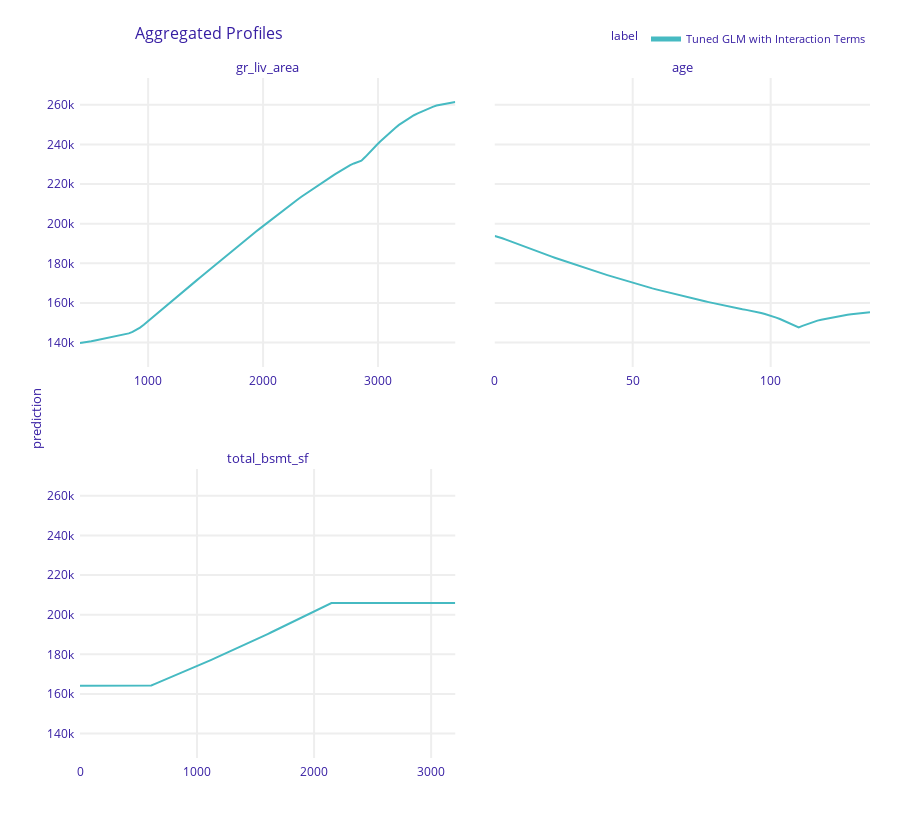

Write notebook code for a chart like this one.
### Markdown cell above
We added interaction terms in the GLM, so we will only look at the numerical features for the GLM.

### Code cell
pd_glm_tuned_pipeline_exp_numerical = glm_tuned_pipeline_exp.model_profile(variables = numerical_important_features, variable_type = 'numerical')
pd_glm_tuned_pipeline_exp_numerical.plot()

### Figure 1 — Plotly figure (JSON) as saved in the notebook; plotly's stock layout.template omitted (floating-point values rounded to 4 significant figures; data arrays with more than 128 entries replaced by an {"elided": "..."} marker saying what was removed)
{"data": [{"customdata": {"elided": "101x3 mixed values"}, "hovertemplate": "<b>%{hovertext}</b><br><br>prediction=%{y:.3f}<br>mean_prediction=%{customdata[0]:.3f}<extra></extra>", "hovertext": ["Tuned GLM with Interaction Terms", "Tuned GLM with Interaction Terms", "Tuned GLM with Interaction Terms", "Tuned GLM with Interaction Terms", "Tuned GLM with Interaction Terms", "Tuned GLM with Interaction Terms", "Tuned GLM with Interaction Terms", "Tuned GLM with Interaction Terms", "Tuned GLM with Interaction Terms", "Tuned GLM with Interaction Terms", "Tuned GLM with Interaction Terms", "Tuned GLM with Interaction Terms", "Tuned GLM with Interaction Terms", "Tuned GLM with Interaction Terms", "Tuned GLM with Interaction Terms", "Tuned GLM with Interaction Terms", "Tuned GLM with Interaction Terms", "Tuned GLM with Interaction Terms", "Tuned GLM with Interaction Terms", "Tuned GLM with Interaction Terms", "Tuned GLM with Interaction Terms", "Tuned GLM with Interaction Terms", "Tuned GLM with Interaction Terms", "Tuned GLM with Interaction Terms", "Tuned GLM with Interaction Terms", "Tuned GLM with Interaction Terms", "Tuned GLM with Interaction Terms", "Tuned GLM with Interaction Terms", "Tuned GLM with Interaction Terms", "Tuned GLM with Interaction Terms", "Tuned GLM with Interaction Terms", "Tuned GLM with Interaction Terms", "Tuned GLM with Interaction Terms", "Tuned GLM with Interaction Terms", "Tuned GLM with Interaction Terms", "Tuned GLM with Interaction Terms", "Tuned GLM with Interaction Terms", "Tuned GLM with Interaction Terms", "Tuned GLM with Interaction Terms", "Tuned GLM with Interaction Terms", "Tuned GLM with Interaction Terms", "Tuned GLM with Interaction Terms", "Tuned GLM with Interaction Terms", "Tuned GLM with Interaction Terms", "Tuned GLM with Interaction Terms", "Tuned GLM with Interaction Terms", "Tuned GLM with Interaction Terms", "Tuned GLM with Interaction Terms", "Tuned GLM with Interaction Terms", "Tuned GLM with Interaction Terms", "Tuned GLM with Interaction Terms", "Tuned GLM with Interaction Terms", "Tuned GLM with Interaction Terms", "Tuned GLM with Interaction Terms", "Tuned GLM with Interaction Terms", "Tuned GLM with Interaction Terms", "Tuned GLM with Interaction Terms", "Tuned GLM with Interaction Terms", "Tuned GLM with Interaction Terms", "Tuned GLM with Interaction Terms", "Tuned GLM with Interaction Terms", "Tuned GLM with Interaction Terms", "Tuned GLM with Interaction Terms", "Tuned GLM with Interaction Terms", "Tuned GLM with Interaction Terms", "Tuned GLM with Interaction Terms", "Tuned GLM with Interaction Terms", "Tuned GLM with Interaction Terms", "Tuned GLM with Interaction Terms", "Tuned GLM with Interaction Terms", "Tuned GLM with Interaction Terms", "Tuned GLM with Interaction Terms", "Tuned GLM with Interaction Terms", "Tuned GLM with Interaction Terms", "Tuned GLM with Interaction Terms", "Tuned GLM with Interaction Terms", "Tuned GLM with Interaction Terms", "Tuned GLM with Interaction Terms", "Tuned GLM with Interaction Terms", "Tuned GLM with Interaction Terms", "Tuned GLM with Interaction Terms", "Tuned GLM with Interaction Terms", "Tuned GLM with Interaction Terms", "Tuned GLM with Interaction Terms", "Tuned GLM with Interaction Terms", "Tuned GLM with Interaction Terms", "Tuned GLM with Interaction Terms", "Tuned GLM with Interaction Terms", "Tuned GLM with Interaction Terms", "Tuned GLM with Interaction Terms", "Tuned GLM with Interaction Terms", "Tuned GLM with Interaction Terms", "Tuned GLM with Interaction Terms", "Tuned GLM with Interaction Terms", "Tuned GLM with Interaction Terms", "Tuned GLM with Interaction Terms", "Tuned GLM with Interaction Terms", "Tuned GLM with Interaction Terms", "Tuned GLM with Interaction Terms", "Tuned GLM with Interaction Terms", "Tuned GLM with Interaction Terms"], "legendgroup": "Tuned GLM with Interaction Terms", "line": {"color": "#46bac2", "dash": "solid", "width": 2}, "marker": {"symbol": "circle"}, "mode": "lines", "name": "Tuned GLM with Interaction Terms", "opacity": 1, "orientation": "v", "showlegend": true, "type": "scatter", "x": [407, 439.6, 472.3, 504.9, 537.6, 570.2, 602.9, 635.5, 668.2, 700.8, 733.5, 766.1, 798.8, 831.5, 864.1, 896.8, 929.4, 962.0, 994.7, 1027.0, 1060, 1093.0, 1125.0, 1158.0, 1191.0, 1223.0, 1256.0, 1289.0, 1321.0, 1354.0, 1386.0, 1419.0, 1452.0, 1484.0, 1517.0, 1550.0, 1582.0, 1615.0, 1648.0, 1680.0, 1713, 1746.0, 1778.0, 1811.0, 1844.0, 1876.0, 1909.0, 1942.0, 1974.0, 2007.0, 2040.0, 2072.0, 2105.0, 2137.0, 2170.0, 2203.0, 2235.0, 2268.0, 2301.0, 2333.0, 2366, 2399.0, 2431.0, 2464.0, 2497.0, 2529.0, 2562.0, 2595.0, 2627.0, 2660.0, 2692.0, 2725.0, 2758.0, 2790.0, 2823.0, 2856.0, 2888.0, 2921.0, 2954.0, 2986.0, 3019, 3052.0, 3084.0, 3117.0, 3150.0, 3182.0, 3215.0, 3248.0, 3280.0, 3313.0, 3346.0, 3378.0, 3411.0, 3443.0, 3476.0, 3509.0, 3541.0, 3574.0, 3607.0, 3639.0, 3672], "xaxis": "x3", "y": [139800.0, 140000.0, 140300.0, 140600.0, 141000.0, 141400.0, 141800.0, 142200.0, 142500.0, 142900.0, 143300.0, 143600.0, 144100.0, 144700.0, 145400.0, 146400.0, 147600.0, 149000.0, 150600.0, 152200.0, 153800.0, 155400.0, 157000.0, 158500.0, 160100.0, 161700.0, 163300.0, 164900.0, 166500.0, 168100.0, 169700.0, 171300.0, 172900.0, 174400.0, 176000.0, 177600.0, 179200.0, 180700.0, 182300.0, 183900.0, 185400.0, 187000.0, 188500.0, 190000.0, 191600.0, 193100.0, 194600.0, 196100.0, 197600.0, 199100.0, 200600.0, 202100.0, 203600.0, 205000.0, 206500.0, 207900.0, 209300.0, 210700.0, 212200.0, 213600.0, 214900.0, 216200.0, 217500.0, 218800.0, 220000.0, 221300.0, 222500.0, 223800.0, 225000.0, 226100.0, 227300.0, 228500.0, 229600.0, 230400.0, 231100.0, 231800.0, 233600.0, 235700.0, 237800.0, 239600.0, 241400.0, 243300.0, 245000.0, 246700.0, 248300.0, 249800.0, 251100.0, 252300.0, 253500.0, 254700.0, 255600.0, 256500.0, 257400.0, 258100.0, 258900.0, 259600.0, 259900.0, 260300.0, 260600.0, 261000.0, 261300.0], "yaxis": "y3"}, {"customdata": {"elided": "101x3 mixed values"}, "hovertemplate": "<b>%{hovertext}</b><br><br>prediction=%{y:.3f}<br>mean_prediction=%{customdata[0]:.3f}<extra></extra>", "hovertext": ["Tuned GLM with Interaction Terms", "Tuned GLM with Interaction Terms", "Tuned GLM with Interaction Terms", "Tuned GLM with Interaction Terms", "Tuned GLM with Interaction Terms", "Tuned GLM with Interaction Terms", "Tuned GLM with Interaction Terms", "Tuned GLM with Interaction Terms", "Tuned GLM with Interaction Terms", "Tuned GLM with Interaction Terms", "Tuned GLM with Interaction Terms", "Tuned GLM with Interaction Terms", "Tuned GLM with Interaction Terms", "Tuned GLM with Interaction Terms", "Tuned GLM with Interaction Terms", "Tuned GLM with Interaction Terms", "Tuned GLM with Interaction Terms", "Tuned GLM with Interaction Terms", "Tuned GLM with Interaction Terms", "Tuned GLM with Interaction Terms", "Tuned GLM with Interaction Terms", "Tuned GLM with Interaction Terms", "Tuned GLM with Interaction Terms", "Tuned GLM with Interaction Terms", "Tuned GLM with Interaction Terms", "Tuned GLM with Interaction Terms", "Tuned GLM with Interaction Terms", "Tuned GLM with Interaction Terms", "Tuned GLM with Interaction Terms", "Tuned GLM with Interaction Terms", "Tuned GLM with Interaction Terms", "Tuned GLM with Interaction Terms", "Tuned GLM with Interaction Terms", "Tuned GLM with Interaction Terms", "Tuned GLM with Interaction Terms", "Tuned GLM with Interaction Terms", "Tuned GLM with Interaction Terms", "Tuned GLM with Interaction Terms", "Tuned GLM with Interaction Terms", "Tuned GLM with Interaction Terms", "Tuned GLM with Interaction Terms", "Tuned GLM with Interaction Terms", "Tuned GLM with Interaction Terms", "Tuned GLM with Interaction Terms", "Tuned GLM with Interaction Terms", "Tuned GLM with Interaction Terms", "Tuned GLM with Interaction Terms", "Tuned GLM with Interaction Terms", "Tuned GLM with Interaction Terms", "Tuned GLM with Interaction Terms", "Tuned GLM with Interaction Terms", "Tuned GLM with Interaction Terms", "Tuned GLM with Interaction Terms", "Tuned GLM with Interaction Terms", "Tuned GLM with Interaction Terms", "Tuned GLM with Interaction Terms", "Tuned GLM with Interaction Terms", "Tuned GLM with Interaction Terms", "Tuned GLM with Interaction Terms", "Tuned GLM with Interaction Terms", "Tuned GLM with Interaction Terms", "Tuned GLM with Interaction Terms", "Tuned GLM with Interaction Terms", "Tuned GLM with Interaction Terms", "Tuned GLM with Interaction Terms", "Tuned GLM with Interaction Terms", "Tuned GLM with Interaction Terms", "Tuned GLM with Interaction Terms", "Tuned GLM with Interaction Terms", "Tuned GLM with Interaction Terms", "Tuned GLM with Interaction Terms", "Tuned GLM with Interaction Terms", "Tuned GLM with Interaction Terms", "Tuned GLM with Interaction Terms", "Tuned GLM with Interaction Terms", "Tuned GLM with Interaction Terms", "Tuned GLM with Interaction Terms", "Tuned GLM with Interaction Terms", "Tuned GLM with Interaction Terms", "Tuned GLM with Interaction Terms", "Tuned GLM with Interaction Terms", "Tuned GLM with Interaction Terms", "Tuned GLM with Interaction Terms", "Tuned GLM with Interaction Terms", "Tuned GLM with Interaction Terms", "Tuned GLM with Interaction Terms", "Tuned GLM with Interaction Terms", "Tuned GLM with Interaction Terms", "Tuned GLM with Interaction Terms", "Tuned GLM with Interaction Terms", "Tuned GLM with Interaction Terms", "Tuned GLM with Interaction Terms", "Tuned GLM with Interaction Terms", "Tuned GLM with Interaction Terms", "Tuned GLM with Interaction Terms", "Tuned GLM with Interaction Terms", "Tuned GLM with Interaction Terms", "Tuned GLM with Interaction Terms", "Tuned GLM with Interaction Terms", "Tuned GLM with Interaction Terms", "Tuned GLM with Interaction Terms"], "legendgroup": "Tuned GLM with Interaction Terms", "line": {"color": "#46bac2", "dash": "solid", "width": 2}, "marker": {"symbol": "circle"}, "mode": "lines", "name": "Tuned GLM with Interaction Terms", "opacity": 1, "orientation": "v", "showlegend": false, "type": "scatter", "x": [0, 1.36, 2.72, 4.08, 5.44, 6.8, 8.16, 9.52, 10.88, 12.24, 13.6, 14.96, 16.32, 17.68, 19.04, 20.4, 21.76, 23.12, 24.48, 25.84, 27.2, 28.56, 29.92, 31.28, 32.64, 34, 35.36, 36.72, 38.08, 39.44, 40.8, 42.16, 43.52, 44.88, 46.24, 47.6, 48.96, 50.32, 51.68, 53.04, 54.4, 55.76, 57.12, 58.48, 59.84, 61.2, 62.56, 63.92, 65.28, 66.64, 68, 69.36, 70.72, 72.08, 73.44, 74.8, 76.16, 77.52, 78.88, 80.24, 81.6, 82.96, 84.32, 85.68, 87.04, 88.4, 89.76, 91.12, 92.48, 93.84, 95.2, 96.56, 97.92, 99.28, 100.6, 102.0, 103.4, 104.7, 106.1, 107.4, 108.8, 110.2, 111.5, 112.9, 114.2, 115.6, 117.0, 118.3, 119.7, 121.0, 122.4, 123.8, 125.1, 126.5, 127.8, 129.2, 130.6, 131.9, 133.3, 134.6, 136], "xaxis": "x4", "y": [193800.0, 193400.0, 192700.0, 191900.0, 191200.0, 190500.0, 189700.0, 189000.0, 188300.0, 187600.0, 186900.0, 186200.0, 185500.0, 184800.0, 184100.0, 183500.0, 182800.0, 182100.0, 181500.0, 180800.0, 180200.0, 179600.0, 178900.0, 178300.0, 177700.0, 177100.0, 176500.0, 175800.0, 175200.0, 174600.0, 174100.0, 173500.0, 172900.0, 172300.0, 171700.0, 171200.0, 170600.0, 170100.0, 169500.0, 169000.0, 168400.0, 167900.0, 167400.0, 166900.0, 166400.0, 165900.0, 165400.0, 164900.0, 164500.0, 164000.0, 163600.0, 163100.0, 162600.0, 162200.0, 161800.0, 161300.0, 160900.0, 160400.0, 160000.0, 159600.0, 159100.0, 158700.0, 158300.0, 157800.0, 157500.0, 157200.0, 156800.0, 156500.0, 156200.0, 155900.0, 155400.0, 154900.0, 154400.0, 153900.0, 153300.0, 152600.0, 151900.0, 151100.0, 150300.0, 149500.0, 148600.0, 147700.0, 148500.0, 149200.0, 149900.0, 150500.0, 151100.0, 151500.0, 152000.0, 152300.0, 152700.0, 153100.0, 153400.0, 153700.0, 154100.0, 154300.0, 154500.0, 154700.0, 154900.0, 155100.0, 155300.0], "yaxis": "y4"}, {"customdata": {"elided": "101x3 mixed values"}, "hovertemplate": "<b>%{hovertext}</b><br><br>prediction=%{y:.3f}<br>mean_prediction=%{customdata[0]:.3f}<extra></extra>", "hovertext": ["Tuned GLM with Interaction Terms", "Tuned GLM with Interaction Terms", "Tuned GLM with Interaction Terms", "Tuned GLM with Interaction Terms", "Tuned GLM with Interaction Terms", "Tuned GLM with Interaction Terms", "Tuned GLM with Interaction Terms", "Tuned GLM with Interaction Terms", "Tuned GLM with Interaction Terms", "Tuned GLM with Interaction Terms", "Tuned GLM with Interaction Terms", "Tuned GLM with Interaction Terms", "Tuned GLM with Interaction Terms", "Tuned GLM with Interaction Terms", "Tuned GLM with Interaction Terms", "Tuned GLM with Interaction Terms", "Tuned GLM with Interaction Terms", "Tuned GLM with Interaction Terms", "Tuned GLM with Interaction Terms", "Tuned GLM with Interaction Terms", "Tuned GLM with Interaction Terms", "Tuned GLM with Interaction Terms", "Tuned GLM with Interaction Terms", "Tuned GLM with Interaction Terms", "Tuned GLM with Interaction Terms", "Tuned GLM with Interaction Terms", "Tuned GLM with Interaction Terms", "Tuned GLM with Interaction Terms", "Tuned GLM with Interaction Terms", "Tuned GLM with Interaction Terms", "Tuned GLM with Interaction Terms", "Tuned GLM with Interaction Terms", "Tuned GLM with Interaction Terms", "Tuned GLM with Interaction Terms", "Tuned GLM with Interaction Terms", "Tuned GLM with Interaction Terms", "Tuned GLM with Interaction Terms", "Tuned GLM with Interaction Terms", "Tuned GLM with Interaction Terms", "Tuned GLM with Interaction Terms", "Tuned GLM with Interaction Terms", "Tuned GLM with Interaction Terms", "Tuned GLM with Interaction Terms", "Tuned GLM with Interaction Terms", "Tuned GLM with Interaction Terms", "Tuned GLM with Interaction Terms", "Tuned GLM with Interaction Terms", "Tuned GLM with Interaction Terms", "Tuned GLM with Interaction Terms", "Tuned GLM with Interaction Terms", "Tuned GLM with Interaction Terms", "Tuned GLM with Interaction Terms", "Tuned GLM with Interaction Terms", "Tuned GLM with Interaction Terms", "Tuned GLM with Interaction Terms", "Tuned GLM with Interaction Terms", "Tuned GLM with Interaction Terms", "Tuned GLM with Interaction Terms", "Tuned GLM with Interaction Terms", "Tuned GLM with Interaction Terms", "Tuned GLM with Interaction Terms", "Tuned GLM with Interaction Terms", "Tuned GLM with Interaction Terms", "Tuned GLM with Interaction Terms", "Tuned GLM with Interaction Terms", "Tuned GLM with Interaction Terms", "Tuned GLM with Interaction Terms", "Tuned GLM with Interaction Terms", "Tuned GLM with Interaction Terms", "Tuned GLM with Interaction Terms", "Tuned GLM with Interaction Terms", "Tuned GLM with Interaction Terms", "Tuned GLM with Interaction Terms", "Tuned GLM with Interaction Terms", "Tuned GLM with Interaction Terms", "Tuned GLM with Interaction Terms", "Tuned GLM with Interaction Terms", "Tuned GLM with Interaction Terms", "Tuned GLM with Interaction Terms", "Tuned GLM with Interaction Terms", "Tuned GLM with Interaction Terms", "Tuned GLM with Interaction Terms", "Tuned GLM with Interaction Terms", "Tuned GLM with Interaction Terms", "Tuned GLM with Interaction Terms", "Tuned GLM with Interaction Terms", "Tuned GLM with Interaction Terms", "Tuned GLM with Interaction Terms", "Tuned GLM with Interaction Terms", "Tuned GLM with Interaction Terms", "Tuned GLM with Interaction Terms", "Tuned GLM with Interaction Terms", "Tuned GLM with Interaction Terms", "Tuned GLM with Interaction Terms", "Tuned GLM with Interaction Terms", "Tuned GLM with Interaction Terms", "Tuned GLM with Interaction Terms", "Tuned GLM with Interaction Terms", "Tuned GLM with Interaction Terms", "Tuned GLM with Interaction Terms", "Tuned GLM with Interaction Terms"], "legendgroup": "Tuned GLM with Interaction Terms", "line": {"color": "#46bac2", "dash": "solid", "width": 2}, "marker": {"symbol": "circle"}, "mode": "lines", "name": "Tuned GLM with Interaction Terms", "opacity": 1, "orientation": "v", "showlegend": false, "type": "scatter", "x": [0, 32.06, 64.12, 96.18, 128.2, 160.3, 192.4, 224.4, 256.5, 288.5, 320.6, 352.7, 384.7, 416.8, 448.8, 480.9, 513.0, 545.0, 577.1, 609.1, 641.2, 673.3, 705.3, 737.4, 769.4, 801.5, 833.6, 865.6, 897.7, 929.7, 961.8, 993.9, 1026.0, 1058.0, 1090.0, 1122.0, 1154.0, 1186.0, 1218.0, 1250.0, 1282.0, 1314.0, 1347.0, 1379.0, 1411.0, 1443.0, 1475.0, 1507.0, 1539.0, 1571.0, 1603, 1635.0, 1667.0, 1699.0, 1731.0, 1763.0, 1795.0, 1827.0, 1859.0, 1892.0, 1924.0, 1956.0, 1988.0, 2020.0, 2052.0, 2084.0, 2116.0, 2148.0, 2180.0, 2212.0, 2244.0, 2276.0, 2308.0, 2340.0, 2372.0, 2404.0, 2437.0, 2469.0, 2501.0, 2533.0, 2565.0, 2597.0, 2629.0, 2661.0, 2693.0, 2725.0, 2757.0, 2789.0, 2821.0, 2853.0, 2885.0, 2917.0, 2950.0, 2982.0, 3014.0, 3046.0, 3078.0, 3110.0, 3142.0, 3174.0, 3206], "xaxis": "x", "y": [164100.0, 164100.0, 164100.0, 164100.0, 164100.0, 164100.0, 164100.0, 164100.0, 164100.0, 164100.0, 164100.0, 164100.0, 164100.0, 164100.0, 164100.0, 164100.0, 164100.0, 164100.0, 164100.0, 164300.0, 165100.0, 165900.0, 166600.0, 167400.0, 168200.0, 169000.0, 169800.0, 170600.0, 171400.0, 172200.0, 173100.0, 173900.0, 174700.0, 175500.0, 176400.0, 177200.0, 178000.0, 178900.0, 179700.0, 180600.0, 181400.0, 182300.0, 183200.0, 184000.0, 184900.0, 185800.0, 186700.0, 187500.0, 188400.0, 189300.0, 190200.0, 191100.0, 192000.0, 192900.0, 193900.0, 194800.0, 195700.0, 196600.0, 197600.0, 198500.0, 199400.0, 200400.0, 201300.0, 202300.0, 203200.0, 204200.0, 205200.0, 205800.0, 205800.0, 205800.0, 205800.0, 205800.0, 205800.0, 205800.0, 205800.0, 205800.0, 205800.0, 205800.0, 205800.0, 205800.0, 205800.0, 205800.0, 205800.0, 205800.0, 205800.0, 205800.0, 205800.0, 205800.0, 205800.0, 205800.0, 205800.0, 205800.0, 205800.0, 205800.0, 205800.0, 205800.0, 205800.0, 205800.0, 205800.0, 205800.0, 205800.0], "yaxis": "y"}], "layout": {"annotations": [{"font": {"size": 13}, "showarrow": false, "text": "total_bsmt_sf", "x": 0.2375, "xanchor": "center", "xref": "paper", "y": 0.425, "yanchor": "bottom", "yref": "paper"}, {"font": {"size": 13}, "showarrow": false, "text": "gr_liv_area", "x": 0.2375, "xanchor": "center", "xref": "paper", "y": 1, "yanchor": "bottom", "yref": "paper"}, {"font": {"size": 13}, "showarrow": false, "text": "age", "x": 0.7625, "xanchor": "center", "xref": "paper", "y": 1, "yanchor": "bottom", "yref": "paper"}, {"font": {"size": 13}, "showarrow": false, "text": "prediction", "textangle": -90, "x": -0.07, "xref": "paper", "y": 0.5, "yref": "paper"}], "font": {"color": "#371ea3"}, "height": 829, "hovermode": "x unified", "legend": {"font": {"size": 11}, "itemsizing": "constant", "orientation": "h", "title": {"font": {"size": 12}, "text": "label"}, "tracegroupgap": 0, "x": 1, "xanchor": "right", "y": 1.036, "yanchor": "bottom"}, "margin": {"b": 71, "r": 30, "t": 78}, "title": {"font": {"size": 16}, "text": "Aggregated Profiles", "x": 0.15}, "xaxis": {"anchor": "y", "automargin": true, "domain": [0, 0.475], "fixedrange": true, "gridwidth": 2, "showticklabels": true, "tickcolor": "white", "ticklen": 3, "ticks": "outside", "title": {"text": ""}, "type": "linear", "zeroline": false}, "xaxis2": {"anchor": "y2", "automargin": true, "domain": [0.525, 1], "fixedrange": true, "gridwidth": 2, "showticklabels": true, "tickcolor": "white", "ticklen": 3, "ticks": "outside", "title": {"text": ""}, "type": "linear", "zeroline": false}, "xaxis3": {"anchor": "y3", "automargin": true, "domain": [0, 0.475], "fixedrange": true, "gridwidth": 2, "showticklabels": true, "tickcolor": "white", "ticklen": 3, "ticks": "outside", "title": {"text": ""}, "type": "linear", "zeroline": false}, "xaxis4": {"anchor": "y4", "automargin": true, "domain": [0.525, 1], "fixedrange": true, "gridwidth": 2, "showticklabels": true, "tickcolor": "white", "ticklen": 3, "ticks": "outside", "title": {"text": ""}, "type": "linear", "zeroline": false}, "yaxis": {"anchor": "x", "automargin": true, "domain": [0, 0.425], "fixedrange": true, "gridwidth": 2, "range": [127700.0, 273500.0], "tickcolor": "white", "ticklen": 3, "ticks": "outside", "title": {"text": ""}, "type": "linear", "zeroline": false}, "yaxis2": {"anchor": "x2", "automargin": true, "domain": [0, 0.425], "fixedrange": true, "gridwidth": 2, "matches": "y", "showticklabels": false, "tickcolor": "white", "ticklen": 3, "ticks": "outside", "title": {"text": ""}, "type": "linear", "zeroline": false}, "yaxis3": {"anchor": "x3", "automargin": true, "domain": [0.575, 1], "fixedrange": true, "gridwidth": 2, "matches": "y", "range": [127700.0, 273500.0], "tickcolor": "white", "ticklen": 3, "ticks": "outside", "title": {"text": ""}, "type": "linear", "zeroline": false}, "yaxis4": {"anchor": "x4", "automargin": true, "domain": [0.575, 1], "fixedrange": true, "gridwidth": 2, "matches": "y", "showticklabels": false, "tickcolor": "white", "ticklen": 3, "ticks": "outside", "title": {"text": ""}, "type": "linear", "zeroline": false}}}
